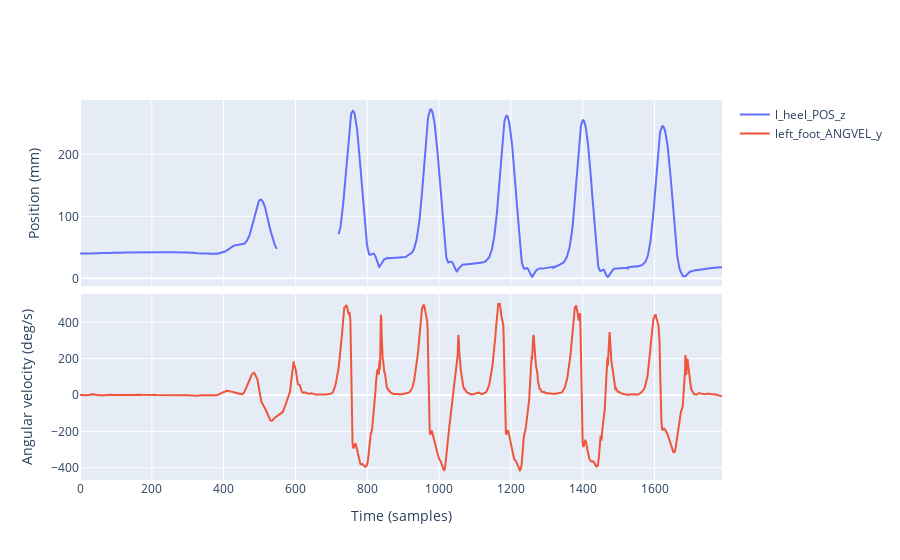

Notebook cell for this chart:
### Code cell
fig = make_subplots(rows=2, cols=1, shared_xaxes=True, vertical_spacing=0.02)
fig.add_trace(
    go.Scatter(
        x=np.arange(len(marker_data)),
        y=marker_data["l_heel_POS_z"],
        mode="lines",
        name="l_heel_POS_z"
    ),
    row=1, col=1
)
fig.add_trace(
    go.Scatter(
        x=np.arange(len(imu_data)),
        y=imu_data["left_foot_ANGVEL_y"],
        mode="lines",
        name="left_foot_ANGVEL_y"
    ),
    row=2, col=1
)
fig.update_xaxes(title_text="Time (samples)", row=2, col=1)
fig.update_yaxes(title_text=f"Position (mm)", row=1, col=1)
fig.update_yaxes(title_text=f"Angular velocity (deg/s)", row=2, col=1)
fig.show()

### Figure 1 — Plotly figure (JSON) as saved in the notebook; plotly's stock layout.template omitted (floating-point values rounded to 4 significant figures; data arrays with more than 128 entries replaced by an {"elided": "..."} marker saying what was removed)
{"data": [{"mode": "lines", "name": "l_heel_POS_z", "type": "scatter", "x": {"elided": "1789 int values"}, "xaxis": "x", "y": {"elided": "1789 float values"}, "yaxis": "y"}, {"mode": "lines", "name": "left_foot_ANGVEL_y", "type": "scatter", "x": {"elided": "1789 int values"}, "xaxis": "x2", "y": {"elided": "1789 float values"}, "yaxis": "y2"}], "layout": {"xaxis": {"anchor": "y", "domain": [0, 1], "matches": "x2", "showticklabels": false}, "xaxis2": {"anchor": "y2", "domain": [0, 1], "title": {"text": "Time (samples)"}}, "yaxis": {"anchor": "x", "domain": [0.51, 1], "title": {"text": "Position (mm)"}}, "yaxis2": {"anchor": "x2", "domain": [0, 0.49], "title": {"text": "Angular velocity (deg/s)"}}}}
